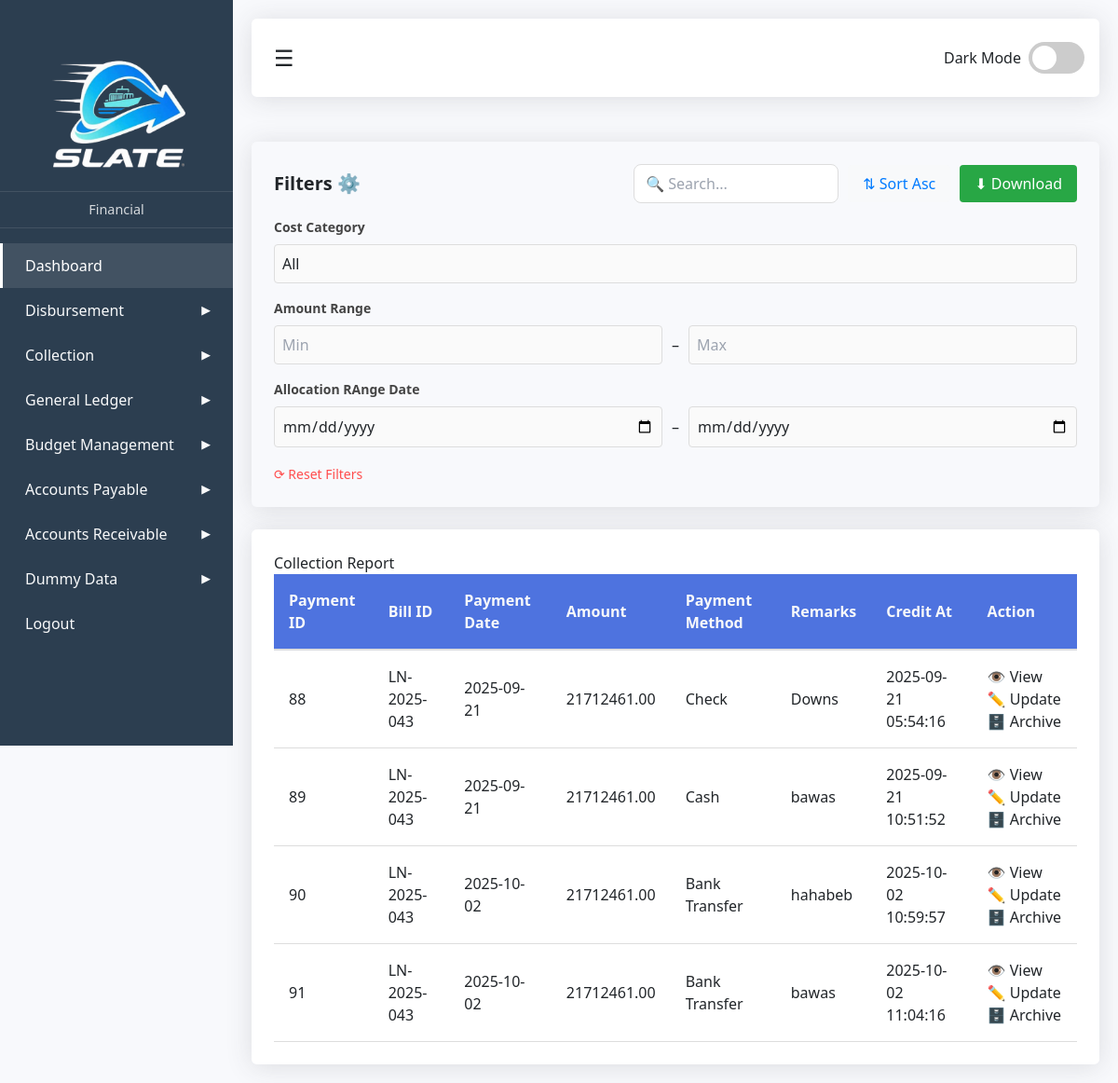
Page /pages/ap/ap_ment.php on the committed database.
### tables this page shows
CREATE TABLE `ap_payments` (
  `payment_id` bigint(20) UNSIGNED NOT NULL,
  `LoanID` int(11) DEFAULT NULL,
  `payment_date` date NOT NULL,
  `requestID` int(11) DEFAULT NULL,
  `amount` decimal(12,2) NOT NULL DEFAULT 0.00,
  `method` enum('Bank Transfer','Check','Cash') NOT NULL DEFAULT 'Bank Transfer',
  `remarks` varchar(255) DEFAULT NULL,
  `created_at` timestamp NOT NULL DEFAULT current_timestamp(),
  `Archive` enum('YES','NO','','') NOT NULL DEFAULT 'NO'
);

### crud/ap/payment.php (called while the page is built, shortened)
<?php
include_once __DIR__ . '/../../utility/connection.php';
try {
    $sql = "SELECT * FROM ap_payments WHERE Archive = 'NO'
            ORDER BY created_at ASC";
    $stmt = $pdo->query($sql);
    $collectionReports = $stmt->fetchAll(PDO::FETCH_ASSOC);
} catch (PDOException $e) {
    $errorMessage = "❌ Error fetching payments: " . $e->getMessage();
}
?>

### table/ap/payment.php (the view, shortened to what this page needs)
<div class="table-section" id="invoiceTableSection">
    <h3>Collection Report</h3>
    <table id="employeesTable">
        <thead>
            <tr>
    <th>Payment ID</th>
    <th>Bill ID</th>
    <th>Payment Date</th>
    <th>Amount</th>
    <th>Payment Method</th>
    <th>Remarks</th>
    <th>Credit At</th>
    <th>Action</th>
            </tr>
        </thead>
        <tbody id="employeesTableBody">
            <?php if(!empty($collectionReports)):
            foreach($collectionReports as $row): ?>
            <tr>
    <td><?php echo htmlspecialchars($row['payment_id']);?></td>
    <td><?php echo htmlspecialchars('LN-' . date('Y' . '-' . str_pad($row['LoanID'],3,'0',STR_PAD_LEFT)));?></td>
    <td><?php echo htmlspecialchars($row['payment_date']);?></td>
    <td><?php echo htmlspecialchars($row['amount']);?></td>
    <td><?php echo htmlspecialchars($row['method']);?></td>
    <td><?php echo htmlspecialchars($row['remarks']);?></td>
    <td><?php echo htmlspecialchars($row['created_at']);?></td>
     <td>
<a href=""
onclick="openViewModal(
    '<?php echo $row['payment_id'];?>',
    '<?php echo htmlspecialchars('LN-' . date('Y') . '-' . str_pad($row['LoanID'], 3, '0', STR_PAD_LEFT), ENT_QUOTES); ?>',
    '<?php echo htmlspecialchars($row['payment_date'],ENT_QUOTES);?>',
    '<?php echo htmlspecialchars($row['amount'],ENT_QUOTES);?>',
    '<?php echo htmlspecialchars($row['method'],ENT_QUOTES);?>',
    '<?php echo htmlspecialchars($row['remarks'],ENT_QUOTES);?>'
); return false;"> 👁️ View</a>
<a href=""
onclick="openUpdateModal(
    '<?php echo $row['payment_id'];?>',
    '<?php echo htmlspecialchars($row['payment_date'],ENT_QUOTES);?>',
    '<?php echo htmlspecialchars($row['amount'],ENT_QUOTES);?>',
    '<?php echo htmlspecialchars($row['method'],ENT_QUOTES);?>',
    '<?php echo htmlspecialchars($row['remarks'],ENT_QUOTES);?>'
); return false;"> ✏️ Update</a>
        <a href=""
        onclick="openArchiveModal('<?php echo $row['payment_id']?>'); return false;"> 🗄️ Archive</a>
     </td>
            </tr>
            <?php endforeach; else:?>
            <tr><Td colspan="8" class="text-center p-4">NO Records Found.</Td></tr>
            <?php endif;?>
        </tbody>
    </table>
</div>

### static/css/filter.css (style rules this page uses)
.card { background: var(--secondary-color); border-radius: 16px; padding: 200px 25px; box-shadow: 0 4px 12px rgba(0,0,0,0.08); transition: all 0.3s ease; }
.card-header { display: flex; flex-wrap: wrap; justify-content: space-between; align-items: center; gap: 10px; }
.card-header h2 { margin: 0; font-size: 20px; font-weight: bold; color: var(--text-dark); }
.search-box input { padding: 8px 12px; border: 1px solid #ddd; color: var(--text-dark); border-radius: 8px; width: 220px; transition: 0.3s; }
.btn { border: none; padding: 8px 16px; border-radius: 8px; cursor: pointer; font-size: 14px; font-weight: 500; transition: all 0.2s ease-in-out; }
.btn-sort { background: #f8f9fa; border: 1px solid #007bff; color: #007bff; }
.btn-filter { background: #28a745; color: #fff; }
.btn-reset { background: none; border: none; color: #ff4d4d; font-size: 14px; cursor: pointer; font-weight: 500; }
.filters { display: grid; grid-template-columns: repeat(auto-fit, minmax(250px, 1fr)); gap: 20px; margin-top: 15px; }
.form-group label { display: block; font-size: 14px; margin-bottom: 6px; font-weight: bold; color: #444; }
.form-group input, .form-group select { width: 100%; padding: 10px 12px; border: 1px solid #ccc; border-radius: 8px; font-size: 14px; background: #fafafa; transition: 0.3s; appearance: none; -webkit-appearance: none; -moz-appearance: none; background-size: 14px; }
.date-range { display: flex; gap: 10px; align-items: center; }
.date-range input { flex: 1; }

### static/css/sidebar.css (style rules this page uses)
:root { --sidebar-width: 250px; --primary-color: #4e73df; --secondary-color: #f8f9fc; --dark-bg: #1a1a2e; --dark-card: #16213e; --text-light: #f8f9fa; --text-dark: #212529; --success-color: #1cc88a; --info-color: #36b9cc; --border-radius: 0.35rem; --shadow: 0 0.15rem 1.75rem 0 rgba(58, 59, 69, 0.15); --gradient-blue: linear-gradient(135deg, #4e73df, #7aa2f7); --gradient-red: linear-gradient(135deg, #ef4444, #f87171); --gradient-yellow: linear-gradient(135deg, #facc15, #fde047); --gradient-green: linear-gradient(135deg, #22c55e, #4ade80); --gradient-purple: linear-gradient(135deg, #a855f7, #d8b4fe); --gradient-orange: linear-gradient(135deg, #f97316, #fdba74); }
* { box-sizing: border-box; margin: 0; padding: 0; }
body { font-family: 'Segoe UI', system-ui, sans-serif; overflow-x: hidden; background-color: var(--secondary-color); color: var(--text-dark); transition: all 0.3s; }
.card { border: none; border-radius: var(--border-radius); box-shadow: var(--shadow); padding: 1.5rem; transition: all 0.3s; }
.form-group { margin-bottom: 1rem; }
.form-group label { display: block; margin-bottom: 0.5rem; font-weight: 600; }
.form-group input, .form-group select, .form-group textarea { width: 100%; padding: 0.5rem; border: 1px solid #ddd; border-radius: 4px; font-size: 1rem; }
.btn { padding: 0.5rem 1rem; border: none; border-radius: 4px; font-size: 1rem; cursor: pointer; transition: all 0.3s; }
.table-section { background-color: white; padding: 1.5rem; border-radius: var(--border-radius); box-shadow: var(--shadow); overflow-x: auto; }
table { width: 100%; border-collapse: separate; border-spacing: 0; }
th { padding: 1rem; text-align: left; color: var(--text-light); border-bottom: 2px solid #ddd; }
td { padding: 1rem; text-align: left; color: var(--text-dark); border-bottom: 1px solid #ddd; }
thead { background-color: var(--primary-color); color: white; }

### rows in the picture
ap_payments: payment_id "88", LoanID "LN-2025-043", payment_date "2025-09-21", amount "21712461.00", method "Check", remarks "Downs", created_at "2025-09-21 05:54:16"
ap_payments: payment_id "89", LoanID "LN-2025-043", payment_date "2025-09-21", amount "21712461.00", method "Cash", remarks "bawas", created_at "2025-09-21 10:51:52"
ap_payments: payment_id "90", LoanID "LN-2025-043", payment_date "2025-10-02", amount "21712461.00", method "Bank Transfer", remarks "hahabeb", created_at "2025-10-02 10:59:57"
ap_payments: payment_id "91", LoanID "LN-2025-043", payment_date "2025-10-02", amount "21712461.00", method "Bank Transfer", remarks "bawas", created_at "2025-10-02 11:04:16"
